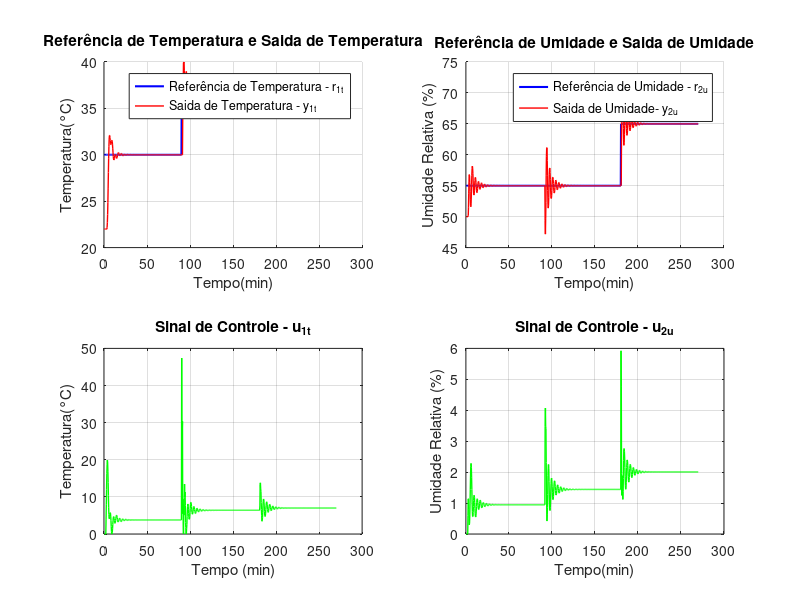

Reproduce this figure in MATLAB. (Note: this script raises an error after producing the figure.)
%C?digo de Implementa PID ZN

varlist = {'r','u','y', 'tempo'};

clear(varlist{:})

clf(figure(2))

%Limpar vari?veis do Workspace - INICIO



T_amostra= 18; %Determina??o do per?odo de amostragem

qde_amostras = 900;

% Inicializações

u_1t = zeros(1, qde_amostras);

u_2u = zeros(1, qde_amostras);

y_11t = zeros(1, qde_amostras);

y_12u = zeros(1, qde_amostras);

y_21t = zeros(1, qde_amostras);

y_22u = zeros(1, qde_amostras);

y_1t = zeros(1, qde_amostras);

y_2u = zeros(1, qde_amostras);

erro1 = zeros(1, qde_amostras);

erro2 = zeros(1, qde_amostras);

tempo = zeros(1, qde_amostras);

r_1t = zeros(1, qde_amostras);

r_2u = zeros(1, qde_amostras);

% --- DEFINIÇÃO DAS CONDIÇÕES INICIAIS DA SAÍDA TOTAL ---

% O autor do código original define os 7 primeiros pontos para r e y

y_1t_inicial = 22; % Condição inicial da saída de temperatura

y_2u_inicial = 50; % Condição inicial da saída de umidade



% Os primeiros 7 pontos de tempo devem ser configurados com a referência

% e a saída inicial.

for k = 1:7

    r_1t(k) = 30;

    r_2u(k) = 55;
    % u_1t(k) = 7.61;
    % u_2u(k) = 24.8;
    y_1t(k) = y_1t_inicial;

    y_2u(k) = y_2u_inicial;


    erro1(k) = r_1t(k) - y_1t(k);

    erro2(k) = r_2u(k) - y_2u(k);

    tempo(k) = (k) * T_amostra;

end

%% DEFININDO OS PATAMARES DE CADA ENTRADA

% r_1t(1:qtde_amostras) = 30;

r_1t(8:qde_amostras/3) = 30;

r_1t((qde_amostras/3+1):(2*qde_amostras/3)) = 36;

r_1t((2*qde_amostras/3+1):qde_amostras) = 36;

% r_2u(1:qtde_amostras) = 55;

r_2u(8:qde_amostras/3) = 55;

r_2u((qde_amostras/3+1):(2*qde_amostras/3)) = 55;

r_2u((2*qde_amostras/3+1):qde_amostras) = 65;

%### Ziegler_nichols Frequencial

%temperatura

Kp_t = 2.67;

Ki_t = 0.0279;

Kd_t = 78.2730;
 

g0_t = Kp_t + ((Ki_t*T_amostra)/2) + (Kd_t/T_amostra);

g1_t = ((Ki_t*T_amostra)/2) - Kp_t - ((2*Kd_t)/T_amostra);

g2_t = Kd_t/T_amostra;



%umidade

Ku_u=.501;

Tu_u=90; %em segundos. Equivale à 1.8 min

%

Kp_u=0.6*Ku_u

Ti_u=0.5*Tu_u;

Td_u=0.125*Tu_u;



% %M?toro Trapezoidal

Ki_u = Kp_u/Ti_u;

Kd_u = Kp_u*Td_u;



Kp_u = 0.20;

Ki_u = 0.0067;

Kd_u = 3.3817;


% disp(Kp_u);
% disp(Ki_u);
% disp(Kd_u);
g0_u = Kp_u + ((Ki_u*T_amostra)/2) + (Kd_u/T_amostra);

g1_u = ((Ki_u*T_amostra)/2) - Kp_u - ((2*Kd_u)/T_amostra);

g2_u = Kd_u/T_amostra;

%Loop de Controle

%Calculos dos parametros do controlador PID





% Loop de controle

for k = 8:qde_amostras
    %retirei o ganho de estabilizacao

    y_11t(k) = 0.9678 * y_11t(k-1) + 0.08796 * u_1t(k-4) + 0.00509 * u_1t(k-5);

    y_12u(k) = 0.9331 * y_12u(k-1) - (0.03556) * u_2u(k-3) - (0.1718) * u_2u(k-4);

    y_21t(k) = 0.9676 * y_21t(k-1) - 0.1294 * u_1t(k-6) - 0.007485 * u_1t(k-7);

    y_22u(k) = 0.9048 * y_22u(k-1) + (0.2455) * u_2u(k-1) + (1.869) * u_2u(k-2);



    y_1t(k) = y_11t(k) + y_12u(k) + y_1t_inicial;

    y_2u(k) = y_21t(k) + y_22u(k) + y_2u_inicial;



    erro1(k) = r_1t(k) - y_1t(k);

    erro2(k) = r_2u(k) - y_2u(k);

    u_1t(k) = u_1t(k-1) + g0_t * erro1(k) + g1_t * erro1(k-1) + g2_t * erro1(k-2);

    u_2u(k) = u_2u(k-1) + g0_u * erro2(k) + g1_u * erro2(k-1) + g2_u * erro2(k-2);


    if u_1t(k) > 100

        u_1t(k) = 100;

    end

    if u_1t(k) < 0

        u_1t(k) = 0;

    end

    %-------------------

    if u_2u(k) > 100

        u_2u(k) = 100;

    end

    if u_2u(k) < 0

        u_2u(k) = 0;

    end

    tempo(k) = k * T_amostra;

end





%% PLOTAGEM DE GRÁFICOS
% Subplot para r_1, y_1 e u_1
figure(2);
subplot(2,2,1)
hold on
plot(tempo/60, r_1t, 'b', 'LineWidth', 1.5);
plot(tempo/60, y_1t, 'r', 'LineWidth', 1);
ylabel('Temperatura(°C)');
xlabel('Tempo(min)');
title('Referência de Temperatura e Saida de Temperatura');
legend('Referência de Temperatura - r_{1t}', 'Saida de Temperatura - y_{1t}');
hold off
grid on


subplot(2,2,3)
plot(tempo/60, u_1t, 'g', 'LineWidth', 1);
xlabel('Tempo (min)');
ylabel('Temperatura(°C)');
title('Sinal de Controle - u_{1t}')
grid on

subplot(2,2,2)
hold on
plot(tempo/60, r_2u, 'b', 'LineWidth', 1.5);
plot(tempo/60, y_2u, 'r', 'LineWidth', 1);
ylabel('Umidade Relativa (%)');
xlabel('Tempo(min)');
title('Referência de Umidade e Saida de Umidade');
legend('Referência de Umidade - r_{2u}', 'Saida de Umidade- y_{2u}');
hold off
grid on

subplot(2,2,4)
plot(tempo/60, u_2u, 'g', 'LineWidth', 1);
xlabel('Tempo(min)')
ylabel('Umidade Relativa (%)')
title('Sinal de Controle - u_{2u}')
grid on

% % ==== SALVAR DADOS EM PLANILHA ====
T = table(tempo(:), r_1t(:), r_2u(:), y_1t(:), y_2u(:), u_1t(:), u_2u(:), erro1(:), erro2(:), ...
    'VariableNames', {'Tempo','Referencia_Temperatura', 'Referencia_Umidade','Saida_Temperatura', 'Saida_Umidade', 'Sinal_Controle_Temperatura', 'Sinal_Controle_Umidade','Erro_Temperatura', 'Erro_Umidade'});

filename = 'planilhas/dados_PID_ZN_incubadora.csv';
writetable(T, filename);
disp(['Dados salvos em: ' filename]);
%
% % ==== LER DADOS DA PLANILHA ====
% T_lida = readtable(filename);
%
% disp('Primeiras linhas dos dados lidos:');
% disp(head(T_lida));

% % Se quiser usar as variáveis separadas:
% Tempo = T_lida.Tempo;
% r_1t = T_lida.Referencia_Temperatura;
% r_2u = T_lida.Referencia_Umidade;
% y_1t = T_lida.Saida_Temperatura;
% y_2u = T_lida.Saida_Umidade;
% u_1t = T_lida.Sinal_Controle_Temperatura;
% u_2u = T_lida.Sinal_Controle_Umidade;
% erro1 = T_lida.Erro_Temperatura;
% erro2 = T_lida.Erro_Umidade;
